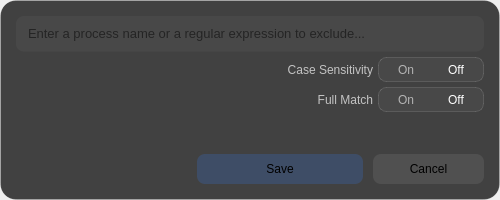
<?xml version="1.0" encoding="UTF-8"?>
<ui version="4.0">
 <class>main_widget</class>
 <widget class="QWidget" name="main_widget">
  <property name="geometry">
   <rect>
    <x>0</x>
    <y>0</y>
    <width>500</width>
    <height>200</height>
   </rect>
  </property>
  <property name="minimumSize">
   <size>
    <width>500</width>
    <height>200</height>
   </size>
  </property>
  <property name="maximumSize">
   <size>
    <width>500</width>
    <height>200</height>
   </size>
  </property>
  <property name="windowTitle">
   <string/>
  </property>
  <layout class="QVBoxLayout" name="vlayout_main_widget">
   <property name="spacing">
    <number>0</number>
   </property>
   <property name="leftMargin">
    <number>0</number>
   </property>
   <property name="topMargin">
    <number>0</number>
   </property>
   <property name="rightMargin">
    <number>0</number>
   </property>
   <property name="bottomMargin">
    <number>0</number>
   </property>
   <item>
    <widget class="QFrame" name="background_frame">
     <property name="styleSheet">
      <string notr="true">QFrame#background_frame {
padding: 10px;
border-radius: 16px;
border: 1px solid rgba(255, 255, 255, 30);
background: rgba(42, 42, 42, 225);
}
QLineEdit#text_edit {
padding: 2px 0 2px 10px;
border-radius: 8px;
border-bottom: 1px solid transparent;
background: rgba(255, 255, 255, 10);
}
QLineEdit#text_edit:hover {
background: rgba(255, 255, 255, 15);
}
QLineEdit#text_edit:pressed {
background: rgba(255, 255, 255, 5);
}
QLineEdit#text_edit:focus {
border-bottom: 1px solid rgba(50, 125, 255, 150);
background: rgba(255, 255, 255, 5);
}
QLabel#case_sensitive_label {
color: rgba(255, 255, 255, 175);
}
QLabel#full_match_label {
color: rgba(255, 255, 255, 175);
}</string>
     </property>
     <layout class="QGridLayout" name="grid_background_frame" rowstretch="0,0,0,0,0" columnstretch="1,1,0">
      <property name="leftMargin">
       <number>5</number>
      </property>
      <property name="topMargin">
       <number>5</number>
      </property>
      <property name="rightMargin">
       <number>5</number>
      </property>
      <property name="bottomMargin">
       <number>5</number>
      </property>
      <property name="spacing">
       <number>5</number>
      </property>
      <item row="2" column="1">
       <widget class="QLabel" name="full_match_label">
        <property name="styleSheet">
         <string notr="true"/>
        </property>
        <property name="text">
         <string>Full Match</string>
        </property>
        <property name="alignment">
         <set>Qt::AlignmentFlag::AlignRight|Qt::AlignmentFlag::AlignTrailing|Qt::AlignmentFlag::AlignVCenter</set>
        </property>
       </widget>
      </item>
      <item row="1" column="2">
       <widget class="QFrame" name="case_sensitive_btns_frame">
        <property name="minimumSize">
         <size>
          <width>0</width>
          <height>25</height>
         </size>
        </property>
        <property name="styleSheet">
         <string notr="true">QFrame#case_sensitive_btns_frame {
padding: 2px;
border-radius: 8px;
border: 1px solid rgba(255, 255, 255, 30);
background: rgba(255, 255, 255, 10);
}
QPushButton#case_sensitive_yes_btn,
QPushButton#case_sensitive_no_btn {
border-radius: 6px;
color: rgba(255, 255, 255, 150);
background: transparent;
}
QPushButton#case_sensitive_yes_btn:hover,
QPushButton#case_sensitive_no_btn:hover {
color: rgba(255, 255, 255, 255);
background: rgba(255, 255, 255, 15);
}
QPushButton#case_sensitive_yes_btn:pressed,
QPushButton#case_sensitive_no_btn:pressed {
background: rgba(255, 255, 255, 5);
}
QPushButton#case_sensitive_yes_btn:checked,
QPushButton#case_sensitive_no_btn:checked {
color: rgba(255, 255, 255, 255);
}</string>
        </property>
        <layout class="QHBoxLayout" name="hlayout_case_sensitive_btns_frame">
         <property name="spacing">
          <number>0</number>
         </property>
         <property name="leftMargin">
          <number>0</number>
         </property>
         <property name="topMargin">
          <number>0</number>
         </property>
         <property name="rightMargin">
          <number>0</number>
         </property>
         <property name="bottomMargin">
          <number>0</number>
         </property>
         <item>
          <widget class="QPushButton" name="case_sensitive_yes_btn">
           <property name="sizePolicy">
            <sizepolicy hsizetype="Preferred" vsizetype="Preferred">
             <horstretch>0</horstretch>
             <verstretch>0</verstretch>
            </sizepolicy>
           </property>
           <property name="minimumSize">
            <size>
             <width>50</width>
             <height>0</height>
            </size>
           </property>
           <property name="maximumSize">
            <size>
             <width>50</width>
             <height>16777215</height>
            </size>
           </property>
           <property name="text">
            <string>On</string>
           </property>
           <property name="checkable">
            <bool>true</bool>
           </property>
           <property name="autoExclusive">
            <bool>true</bool>
           </property>
           <property name="flat">
            <bool>true</bool>
           </property>
          </widget>
         </item>
         <item>
          <widget class="QPushButton" name="case_sensitive_no_btn">
           <property name="sizePolicy">
            <sizepolicy hsizetype="Preferred" vsizetype="Preferred">
             <horstretch>0</horstretch>
             <verstretch>0</verstretch>
            </sizepolicy>
           </property>
           <property name="minimumSize">
            <size>
             <width>50</width>
             <height>0</height>
            </size>
           </property>
           <property name="maximumSize">
            <size>
             <width>50</width>
             <height>16777215</height>
            </size>
           </property>
           <property name="text">
            <string>Off</string>
           </property>
           <property name="checkable">
            <bool>true</bool>
           </property>
           <property name="checked">
            <bool>true</bool>
           </property>
           <property name="autoExclusive">
            <bool>true</bool>
           </property>
           <property name="flat">
            <bool>true</bool>
           </property>
          </widget>
         </item>
        </layout>
       </widget>
      </item>
      <item row="2" column="2">
       <widget class="QFrame" name="full_match_btns_frame">
        <property name="minimumSize">
         <size>
          <width>0</width>
          <height>25</height>
         </size>
        </property>
        <property name="styleSheet">
         <string notr="true">QFrame#full_match_btns_frame {
padding: 2px;
border-radius: 8px;
border: 1px solid rgba(255, 255, 255, 30);
background: rgba(255, 255, 255, 10);
}
QPushButton#full_match_yes_btn,
QPushButton#full_match_no_btn {
border-radius: 6px;
color: rgba(255, 255, 255, 150);
background: transparent;
}
QPushButton#full_match_yes_btn:hover,
QPushButton#full_match_no_btn:hover {
color: rgba(255, 255, 255, 255);
background: rgba(255, 255, 255, 15);
}
QPushButton#full_match_yes_btn:pressed,
QPushButton#full_match_no_btn:pressed {
background: rgba(255, 255, 255, 5);
}
QPushButton#full_match_yes_btn:checked,
QPushButton#full_match_no_btn:checked {
color: rgba(255, 255, 255, 255);
}</string>
        </property>
        <layout class="QHBoxLayout" name="hlayout_full_match_btns_frame">
         <property name="spacing">
          <number>0</number>
         </property>
         <property name="leftMargin">
          <number>0</number>
         </property>
         <property name="topMargin">
          <number>0</number>
         </property>
         <property name="rightMargin">
          <number>0</number>
         </property>
         <property name="bottomMargin">
          <number>0</number>
         </property>
         <item>
          <widget class="QPushButton" name="full_match_yes_btn">
           <property name="sizePolicy">
            <sizepolicy hsizetype="Preferred" vsizetype="Preferred">
             <horstretch>0</horstretch>
             <verstretch>0</verstretch>
            </sizepolicy>
           </property>
           <property name="minimumSize">
            <size>
             <width>50</width>
             <height>0</height>
            </size>
           </property>
           <property name="maximumSize">
            <size>
             <width>50</width>
             <height>16777215</height>
            </size>
           </property>
           <property name="text">
            <string>On</string>
           </property>
           <property name="checkable">
            <bool>true</bool>
           </property>
           <property name="autoExclusive">
            <bool>true</bool>
           </property>
           <property name="flat">
            <bool>true</bool>
           </property>
          </widget>
         </item>
         <item>
          <widget class="QPushButton" name="full_match_no_btn">
           <property name="sizePolicy">
            <sizepolicy hsizetype="Preferred" vsizetype="Preferred">
             <horstretch>0</horstretch>
             <verstretch>0</verstretch>
            </sizepolicy>
           </property>
           <property name="minimumSize">
            <size>
             <width>50</width>
             <height>0</height>
            </size>
           </property>
           <property name="maximumSize">
            <size>
             <width>50</width>
             <height>16777215</height>
            </size>
           </property>
           <property name="text">
            <string>Off</string>
           </property>
           <property name="checkable">
            <bool>true</bool>
           </property>
           <property name="checked">
            <bool>true</bool>
           </property>
           <property name="autoExclusive">
            <bool>true</bool>
           </property>
           <property name="flat">
            <bool>true</bool>
           </property>
          </widget>
         </item>
        </layout>
       </widget>
      </item>
      <item row="1" column="1">
       <widget class="QLabel" name="case_sensitive_label">
        <property name="styleSheet">
         <string notr="true"/>
        </property>
        <property name="text">
         <string>Case Sensitivity</string>
        </property>
        <property name="alignment">
         <set>Qt::AlignmentFlag::AlignRight|Qt::AlignmentFlag::AlignTrailing|Qt::AlignmentFlag::AlignVCenter</set>
        </property>
       </widget>
      </item>
      <item row="4" column="1" colspan="2">
       <widget class="QFrame" name="manage_btns_frame">
        <property name="minimumSize">
         <size>
          <width>0</width>
          <height>30</height>
         </size>
        </property>
        <property name="styleSheet">
         <string notr="true">QFrame#manage_btns_frame {
border-radius: 8px;
}
QPushButton#manage_save_btn,
QPushButton#manage_cancel_btn {
border-radius: 8px;
background: rgba(255, 255, 255, 20);
}
QPushButton#manage_cancel_btn:hover {
background: rgba(255, 255, 255, 25);
}
QPushButton#manage_cancel_btn:pressed {
background: rgba(255, 255, 255, 15);
}
QPushButton#manage_save_btn {
border-radius: 8px;
background: rgba(50, 125, 255, 50);
}
QPushButton#manage_save_btn:hover {
background: rgba(50, 125, 255, 65);
}
QPushButton#manage_save_btn:pressed {
background: rgba(50, 125, 255, 40);
}</string>
        </property>
        <layout class="QHBoxLayout" name="hlayout_manage_btns_frame" stretch="3,2">
         <property name="spacing">
          <number>10</number>
         </property>
         <property name="leftMargin">
          <number>0</number>
         </property>
         <property name="topMargin">
          <number>0</number>
         </property>
         <property name="rightMargin">
          <number>0</number>
         </property>
         <property name="bottomMargin">
          <number>0</number>
         </property>
         <item>
          <widget class="QPushButton" name="manage_save_btn">
           <property name="sizePolicy">
            <sizepolicy hsizetype="Preferred" vsizetype="Preferred">
             <horstretch>0</horstretch>
             <verstretch>0</verstretch>
            </sizepolicy>
           </property>
           <property name="text">
            <string>Save</string>
           </property>
          </widget>
         </item>
         <item>
          <widget class="QPushButton" name="manage_cancel_btn">
           <property name="sizePolicy">
            <sizepolicy hsizetype="Preferred" vsizetype="Preferred">
             <horstretch>0</horstretch>
             <verstretch>0</verstretch>
            </sizepolicy>
           </property>
           <property name="text">
            <string>Cancel</string>
           </property>
          </widget>
         </item>
        </layout>
       </widget>
      </item>
      <item row="3" column="1">
       <spacer name="vspacer">
        <property name="orientation">
         <enum>Qt::Orientation::Vertical</enum>
        </property>
        <property name="sizeHint" stdset="0">
         <size>
          <width>20</width>
          <height>40</height>
         </size>
        </property>
       </spacer>
      </item>
      <item row="0" column="0" colspan="3">
       <widget class="QLineEdit" name="text_edit">
        <property name="minimumSize">
         <size>
          <width>0</width>
          <height>36</height>
         </size>
        </property>
        <property name="font">
         <font>
          <pointsize>10</pointsize>
         </font>
        </property>
        <property name="maxLength">
         <number>500</number>
        </property>
        <property name="frame">
         <bool>false</bool>
        </property>
        <property name="placeholderText">
         <string>Enter a process name or a regular expression to exclude...</string>
        </property>
        <property name="clearButtonEnabled">
         <bool>true</bool>
        </property>
       </widget>
      </item>
     </layout>
    </widget>
   </item>
  </layout>
 </widget>
 <resources>
  <include location="resources.qrc"/>
 </resources>
 <connections/>
</ui>
